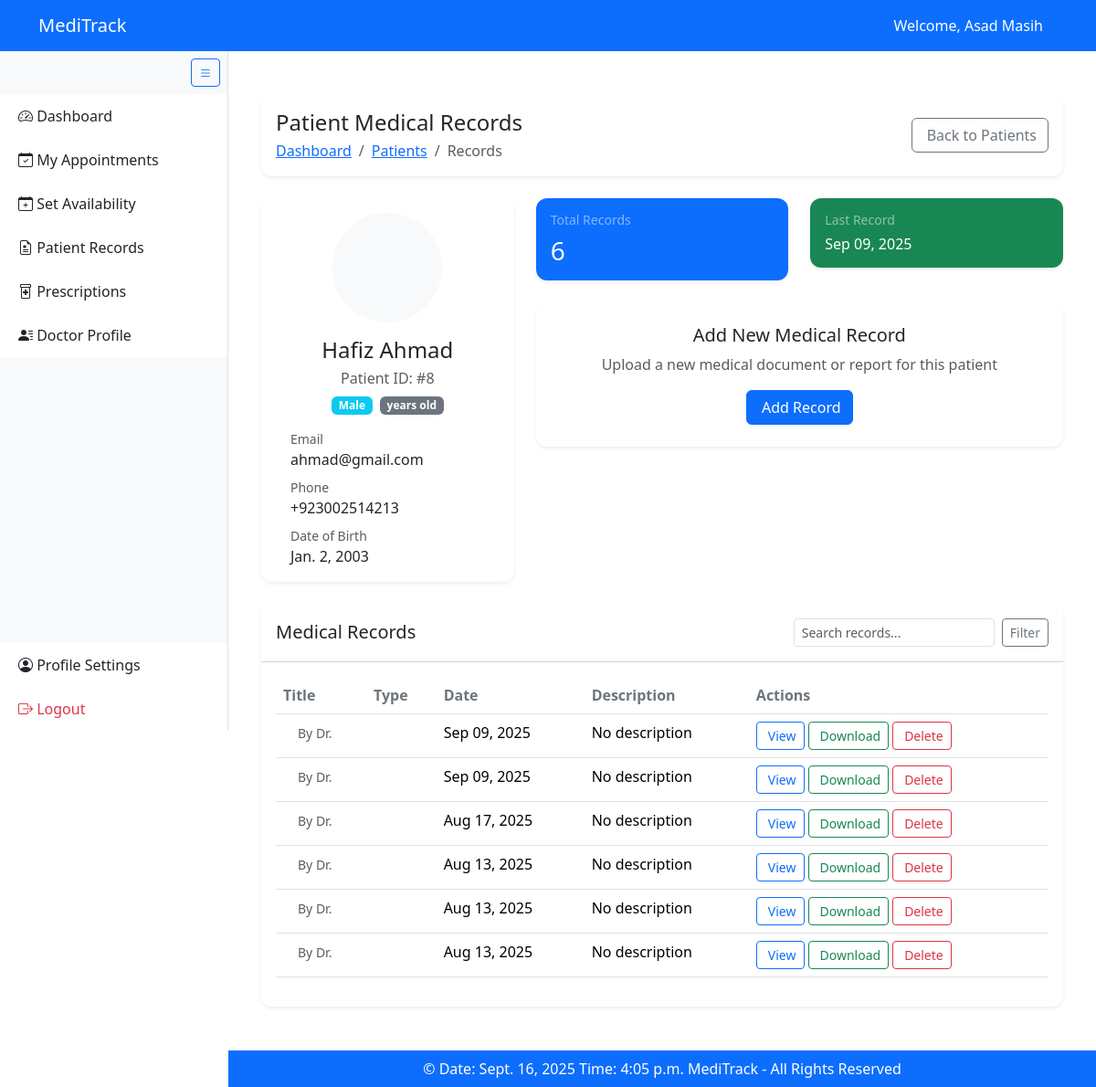
The page /doctor_patient_record/8/ (signed in) on the database its author committed.
### MediTrackApp/models.py (models this page shows, shortened)
class User(AbstractUser):
    ROLE_CHOICES = [
        ("admin", "Admin"),
        ("patient", "Patient"),
        ("doctor", "Doctor"),
    ]
    GENDER_CHOICES = [
        ("M", "Male"),
        ("F", "Female"),
        ("O", "Other"),
    ]
    phone_number = PhoneNumberField(region="PK", blank=True)
    gender = models.CharField(max_length=10, choices=GENDER_CHOICES, blank=True)
    date_of_birth = models.DateField(null=True, blank=True)
    profile_pic = models.ImageField(upload_to="profile_pics/", validators=[validate_file_extension], blank=True, null=True)
    role = models.CharField(max_length=50, choices=ROLE_CHOICES, default="patient")
    is_active = models.BooleanField(default=True)

class PatientProfile(models.Model):
    user = models.OneToOneField(User, related_name="patient_profile", on_delete=models.CASCADE)
    blood_group = models.CharField(max_length=5, blank=True)
    allergies = models.TextField(blank=True)
    medical_history = models.TextField(blank=True)
    emergency_contact = PhoneNumberField(region="PK", blank=True)

class MedicalRecord(models.Model):
    patient = models.ForeignKey(PatientProfile, related_name="medical_records", on_delete=models.CASCADE)
    file = models.FileField(
        upload_to="medical_records/%Y/%m/%d",
        validators=[FileExtensionValidator(["pdf", "jpg", "jpeg", "png"])],
    )
    record_type = models.CharField(max_length=50, blank=True)
    uploaded_at = models.DateTimeField(auto_now_add=True)
    notes = models.TextField(blank=True)

### MediTrackApp/decorators.py (the view)
        def wrapper(request, *args, **kwargs):
            if not request.user.is_authenticated:
                return redirect('login')
            if request.user.role not in allowed_roles:
                raise PermissionDenied
            return view_func(request, *args, **kwargs)

### MediTrackApp/views.py (called while the page is built)
@login_required
@role_required(["doctor"])
def doctor_patient_record(request, patient_id):
    patient = get_object_or_404(PatientProfile, id=patient_id)
    records = MedicalRecord.objects.filter(
        patient=patient
    ).order_by("-uploaded_at")
    return render(request, "doctor/doctor_patient_record.html", {"patient": patient, "records": records})

### MediTrackApp/templates/doctor/doctor_patient_record.html (shortened to what this page needs)
{% extends 'base.html' %}
{% load static %}
{% block content %}
<div class="container-fluid py-4">
    <div class="row mb-4">
        <div class="col-12">
            <div class="card shadow-sm">
                <div class="card-body">
                    <div class="d-flex justify-content-between align-items-center">
                        <div>
                            <h2 class="h4 mb-1">Patient Medical Records</h2>
                            <nav aria-label="breadcrumb">
                                <ol class="breadcrumb mb-0">
                                    <li class="breadcrumb-item"><a href="{% url 'doctor_dashboard' %}">Dashboard</a></li>
                                    <li class="breadcrumb-item"><a href="{% url 'doctor_patient_list' %}">Patients</a></li>
                                    <li class="breadcrumb-item active" aria-current="page">Records</li>
                                </ol>
                            </nav>
                        </div>
                        <a href="{% url 'doctor_patient_list' %}" class="btn btn-outline-secondary">
                             Back to Patients
                        </a>
                    </div>
                </div>
            </div>
        </div>
    </div>
    <div class="row mb-4">
        <div class="col-md-4">
            <div class="card shadow-sm h-100">
                <div class="card-body text-center">
                    <div class="position-relative d-inline-block">
                        {% if patient.user.profile_pic %}
                        <img src="{{ patient.user.profile_pic.url }}" alt="Profile" class="rounded-circle mb-3" width="120" height="120">
                        {% else %}
                        <div class="rounded-circle bg-light d-inline-flex align-items-center justify-content-center mb-3" style="width: 120px; height: 120px;">
                        </div>
                        {% endif %}
                    </div>
                    <h4 class="mb-1">{{ patient.user.get_full_name }}</h4>
                    <p class="text-muted mb-2">Patient ID: #{{ patient.id }}</p>
                    <div class="d-flex justify-content-center flex-wrap gap-2 mb-3">
                        <span class="badge bg-info">{{ patient.user.get_gender_display }}</span>
                        <span class="badge bg-secondary">{{ patient.user.age }} years old</span>
                    </div>
                    <div class="text-start">
                        <div class="d-flex mb-2">
                            <div>
                                <small class="text-muted d-block">Email</small>
                                <span>{{ patient.user.email }}</span>
                            </div>
                        </div>
                        <div class="d-flex mb-2">
                            <div>
                                <small class="text-muted d-block">Phone</small>
                                <span>{{ patient.user.phone_number }}</span>
                            </div>
                        </div>
                        <div class="d-flex">
                            <div>
                                <small class="text-muted d-block">Date of Birth</small>
                                <span>{{ patient.user.date_of_birth }}</span>
                            </div>
                        </div>
                    </div>
                </div>
            </div>
        </div>
        <div class="col-md-8">
            <div class="row">
                <div class="col-md-6 mb-4">
                    <div class="card bg-primary text-white shadow-sm">
                        <div class="card-body">
                            <div class="d-flex align-items-center">
                                <div class="flex-grow-1">
                                    <h6 class="text-white-50 small">Total Records</h6>
                                    <h3 class="mb-0">{{ records.count }}</h3>
                                </div>
                            </div>
                        </div>
                    </div>
                </div>
                <div class="col-md-6 mb-4">
                    <div class="card bg-success text-white shadow-sm">
                        <div class="card-body">
                            <div class="d-flex align-items-center">
                                <div class="flex-grow-1">
                                    <h6 class="text-white-50 small">Last Record</h6>
                                    <h6 class="mb-0">
                                        {% if records %}
                                            {{ records.0.uploaded_at|date:"M d, Y" }}
                                        {% else %}
                                            No records
                                        {% endif %}
                                    </h6>
                                </div>
                            </div>
                        </div>
                    </div>
                </div>
            </div>
            <div class="card shadow-sm mb-4">
                <div class="card-body text-center py-4">
                    <h5>Add New Medical Record</h5>
                    <p class="text-muted">Upload a new medical document or report for this patient</p>
                    <button class="btn btn-primary" data-bs-toggle="modal" data-bs-target="#addRecordModal">
                         Add Record
                    </button>
                </div>
            </div>
        </div>
    </div>
    <div class="row">
        <div class="col-12">
            <div class="card shadow-sm">
                <div class="card-header bg-white py-3 d-flex justify-content-between align-items-center">
                    <h5 class="mb-0">Medical Records</h5>
                    <div class="d-flex">
                        <input type="text" class="form-control form-control-sm me-2" placeholder="Search records..." id="recordSearch">
                        <button class="btn btn-sm btn-outline-secondary">
                             Filter
                        </button>
                    </div>
                </div>
                <div class="card-body">
                    {% if records %}
                    <div class="table-responsive">
                        <table class="table table-hover" id="recordsTable">
                            <thead>
                                <tr>
                                    <th>Title</th>
                                    <th>Type</th>
                                    <th>Date</th>
                                    <th>Description</th>
                                    <th>Actions</th>
                                </tr>
                            </thead>
                            <tbody>
                                {% for record in records %}
                                <tr>
                                    <td>
                                        <div class="d-flex align-items-center">
                                            <div class="flex-grow-1 ms-3">
                                                <small class="text-muted">By Dr. {{ record.doctor.user.get_full_name }}</small>
                                            </div>
                                        </div>
                                    </td>
                                    <td>
                                    </td>
                                    <td>{{ record.uploaded_at|date:"M d, Y" }}</td>
                                    <td>
                                        <p class="mb-0 text-truncate" style="max-width: 200px;">
                                            {{ record.description|default:"No description" }}
                                        </p>
                                    </td>
                                    <td>
                                        <div class="d-flex flex-wrap gap-1">
                                            <a href="{{ record.file.url }}" target="_blank" class="btn btn-sm btn-outline-primary">
                                                 View
                                            </a>
                                            <a href="{{ record.file.url }}" download class="btn btn-sm btn-outline-success">
                                                 Download
                                            </a>
                                            <button class="btn btn-sm btn-outline-danger" data-bs-toggle="modal" data-bs-target="#deleteRecordModal{{ record.id }}">
                                                 Delete
                                            </button>
                                        </div>
                                    </td>
                                </tr>
                                {% endfor %}
                            </tbody>
                        </table>
                    </div>
                    {% endif %}
                </div>
            </div>
        </div>
    </div>
</div>
{% endblock %}

### templates/base.html (shortened to what this page needs)
{% load static %}
<!DOCTYPE html>
<html lang="en">
<head>
    <link href="https://cdn.jsdelivr.net/npm/bootstrap@5.3.3/dist/css/bootstrap.min.css" rel="stylesheet">
    <link href="https://cdn.jsdelivr.net/npm/bootstrap-icons@1.11.3/font/bootstrap-icons.css" rel="stylesheet">
    <link rel="stylesheet" href="{% static 'CSS/base.css' %}">
</head>
<body>
    <nav class="navbar navbar-dark bg-primary fixed-top" id="main-navbar">
        <div class="container">
            <span class="navbar-brand">MediTrack</span>
            <div>
                {% if user.is_authenticated %}
                    <span class="text-white me-3">Welcome, {{ user.get_full_name }}</span>
                {% else %}
                    <a href="{% url 'login' %}" class="btn btn-outline-light btn-lg me-2">Login</a>
                    <a href="{% url 'register' %}" class="btn btn-outline-light btn-lg">Register</a>
                {% endif %}
            </div>
        </div>
    </nav>
 {% if user.is_authenticated %}
    <div id="sidebar" class="bg-light border-end position-fixed d-flex flex-column">
        <div class="p-2 text-end d-none d-lg-block">
            <button id="sidebarToggle" class="btn btn-sm btn-outline-primary">
                <i class="bi bi-list"></i>
            </button>
        </div>
        <div class="list-group list-group-flush flex-grow-1">
            {% if user.role == 'admin' %}
                 {% include 'partials/admin_sidebar.html' %}
                 {% elif user.role == 'doctor' %}
                 {% include 'partials/doctor_sidebar.html' %}
                 {% elif user.role == 'patient' %}
                 {% include 'partials/patient_sidebar.html' %}
            {% endif %}
            <div class="mt-auto">
                <a href="{% url 'edit_profile' %}" class="list-group-item list-group-item-action">
                    <i class="bi bi-person-circle"></i> <span class="link-text">Profile Settings</span>
                </a>
                <a href="{% url 'logout' %}" class="list-group-item list-group-item-action text-danger">
                    <i class="bi bi-box-arrow-right"></i> <span class="link-text">Logout</span>
                </a>
            </div>
        </div>
    </div>
    {% endif %}
    <div id="main-content" class="p-4 {% if not user.is_authenticated %}full-width{% endif %}">
        {% block content %}{% endblock %}
    </div>
    <footer class="bg-primary text-white text-center py-2 {% if not user.is_authenticated %}full-width{% endif %}" id="main-footer">
        &copy; Date: {% now "DATE_FORMAT" %} Time: {% now "TIME_FORMAT" %} MediTrack - All Rights Reserved
    </footer>
</body>
</html>

### static/css/base.css (style rules this page uses)
#sidebar { width: 250px; top: 56px; bottom: 0; height: calc(100vh - 56px); transition: all 0.3s; z-index: 1000; overflow-y: auto; }
#main-content { margin-left: 250px; padding-top: 80px; padding-bottom: 20px; transition: all 0.3s; min-height: calc(100vh - 56px - 40px); }
#main-footer { margin-left: 250px; transition: all 0.3s; }
#sidebar .list-group-item { border: none; padding: 12px 20px; font-weight: 500; white-space: nowrap; }
body { padding-top: 56px; }

### MediTrackApp/templates/doctor/doctor_patient_record.html (style rules this page uses)
.card { border: none; border-radius: 0.75rem; }
.table th { border-top: none; font-weight: 600; color: #6c757d; }
.breadcrumb { background: transparent; padding: 0; }
.badge { font-size: 0.75em; }

### rows shown on the page
User: get_full_name "Asad Masih"
PatientProfile: user.get_full_name "Hafiz Ahmad", id "8", user.gender "Male", user.email "ahmad@gmail.com", user.phone_number "+923002514213", user.date_of_birth "Jan. 2, 2003"
MedicalRecord: uploaded_at "Sep 09, 2025", description "No description"
MedicalRecord: uploaded_at "Sep 09, 2025", description "No description"
MedicalRecord: uploaded_at "Aug 17, 2025", description "No description"
MedicalRecord: uploaded_at "Aug 13, 2025", description "No description"
MedicalRecord: uploaded_at "Aug 13, 2025", description "No description"
MedicalRecord: uploaded_at "Aug 13, 2025", description "No description"

### other values the page prints
{{ records.count }} "6"
